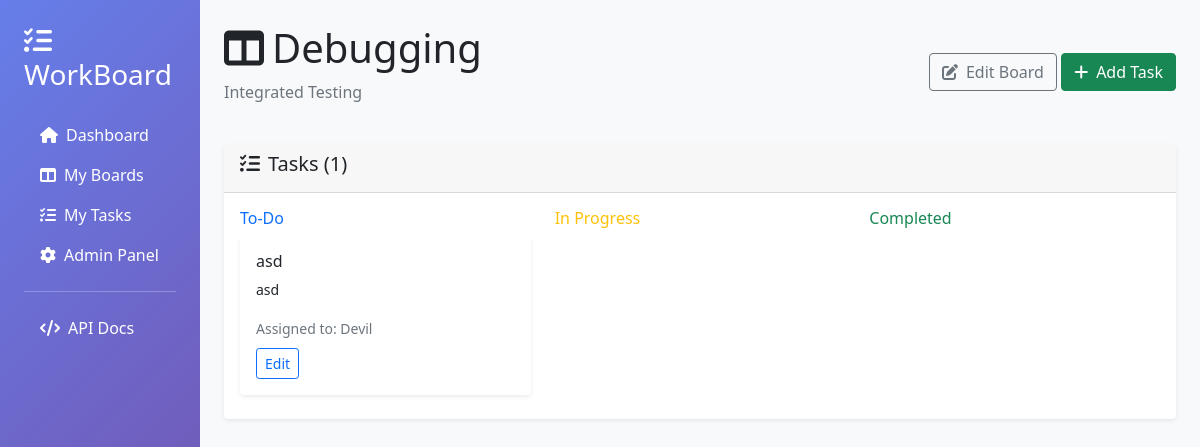
Page /boards/1/ (signed in) on the committed database.
### boards/models.py (models this page shows, shortened)
class Board(models.Model):
    name = models.CharField(max_length=255)
    description = models.TextField(blank=True)
    owner = models.ForeignKey(
        CustomUser,
        on_delete=models.CASCADE,
        related_name='boards'
    )
    created_at = models.DateTimeField(auto_now_add=True)
    updated_at = models.DateTimeField(auto_now=True)
    class Meta:
        ordering = ['-created_at']

class Task(models.Model):
    STATUS_CHOICES = [
        ('To-Do', 'To-Do'),
        ('In Progress', 'In Progress'),
        ('Completed', 'Completed'),
    ]
    board = models.ForeignKey(
        Board,
        on_delete=models.CASCADE,
        related_name='tasks'
    )
    title = models.CharField(max_length=255)
    description = models.TextField(blank=True)
    status = models.CharField(
        max_length=20,
        choices=STATUS_CHOICES,
        default='To-Do'
    )
    assignee = models.ForeignKey(
        CustomUser,
        on_delete=models.SET_NULL,
        null=True,
        blank=True,
        related_name='assigned_tasks'
    )
    created_by = models.ForeignKey(
        CustomUser,
        on_delete=models.CASCADE,
        related_name='created_tasks'
    )
    created_at = models.DateTimeField(auto_now_add=True)
    updated_at = models.DateTimeField(auto_now=True)
    class Meta:
        ordering = ['-created_at']

class CustomUser(AbstractUser):
    email = models.EmailField(_('email address'), unique=True)
    groups = models.ManyToManyField(
        'auth.Group',
        verbose_name='groups',
        blank=True,
        help_text='The groups this user belongs to.',
        related_name='customuser_set',  # Changed from default
        related_query_name='user',
    )
    user_permissions = models.ManyToManyField(
        'auth.Permission',
        verbose_name='user permissions',
        blank=True,
        help_text='Specific permissions for this user.',
        related_name='customuser_set',  # Changed from default
        related_query_name='user',
    )
    class Meta:
        verbose_name = _('user')
        verbose_name_plural = _('users')

### boards/views_web.py (the view)
# urls.py: path('boards/<int:board_id>/', views_web.board_detail, name='board_detail'),
@login_required
def board_detail(request, board_id):
    board = get_object_or_404(Board, id=board_id)
    if board.owner != request.user and not board.tasks.filter(assignee=request.user).exists():
        messages.error(request, "You don't have permission to view this board.")
        return redirect('boards_list')
    tasks = board.tasks.all().order_by('status', 'created_at')
    context = {
        'board': board,
        'tasks': tasks,
    }
    return render(request, 'board_detail.html', context)

### templates/board_detail.html (shortened to what this page needs)
{% extends 'base.html' %}
{% block content %}
<div class="row">
    <div class="col-12 d-flex justify-content-between align-items-center mb-4">
        <div>
            <h1><i class="fas fa-columns me-2"></i>{{ board.name }}</h1>
            <p class="text-muted">{{ board.description }}</p>
        </div>
        <div>
            {% if board.owner == user %}
            <a href="{% url 'board_edit' board.id %}" class="btn btn-outline-secondary">
                <i class="fas fa-edit me-2"></i>Edit Board
            </a>
            {% endif %}
            <a href="{% url 'task_create' %}" class="btn btn-success">
                <i class="fas fa-plus me-2"></i>Add Task
            </a>
        </div>
    </div>
</div>
<div class="row">
    <div class="col-12">
        <div class="card">
            <div class="card-header">
                <h5><i class="fas fa-list-check me-2"></i>Tasks ({{ tasks.count }})</h5>
            </div>
            <div class="card-body">
                {% if tasks %}
                    <div class="row">
                        <div class="col-md-4">
                            <h6 class="text-primary">To-Do</h6>
                            {% for task in tasks %}
                                {% if task.status == 'To-Do' %}
                                <div class="card mb-2">
                                    <div class="card-body">
                                        <h6 class="card-title">{{ task.title }}</h6>
                                        <p class="card-text small">{{ task.description|truncatewords:10 }}</p>
                                        {% if task.assignee %}
                                        <small class="text-muted">Assigned to: {{ task.assignee.username }}</small>
                                        {% endif %}
                                        <div class="mt-2">
                                            <a href="{% url 'task_edit' task.id %}" class="btn btn-sm btn-outline-primary">Edit</a>
                                        </div>
                                    </div>
                                </div>
                                {% endif %}
                            {% endfor %}
                        </div>
                        <div class="col-md-4">
                            <h6 class="text-warning">In Progress</h6>
                        </div>
                        <div class="col-md-4">
                            <h6 class="text-success">Completed</h6>
                        </div>
                    </div>
                {% endif %}
            </div>
        </div>
    </div>
</div>
{% endblock %}

### templates/base.html (style rules this page uses)
.card { border: none; box-shadow: 0 0.125rem 0.25rem rgba(0, 0, 0, 0.075); transition: transform 0.2s; }

### rows in the picture
Board: name "Debugging", description "Integrated Testing"
Task: title "asd", description "asd", assignee.username "Devil"

### other values in the picture
{{ tasks.count }} "1"
